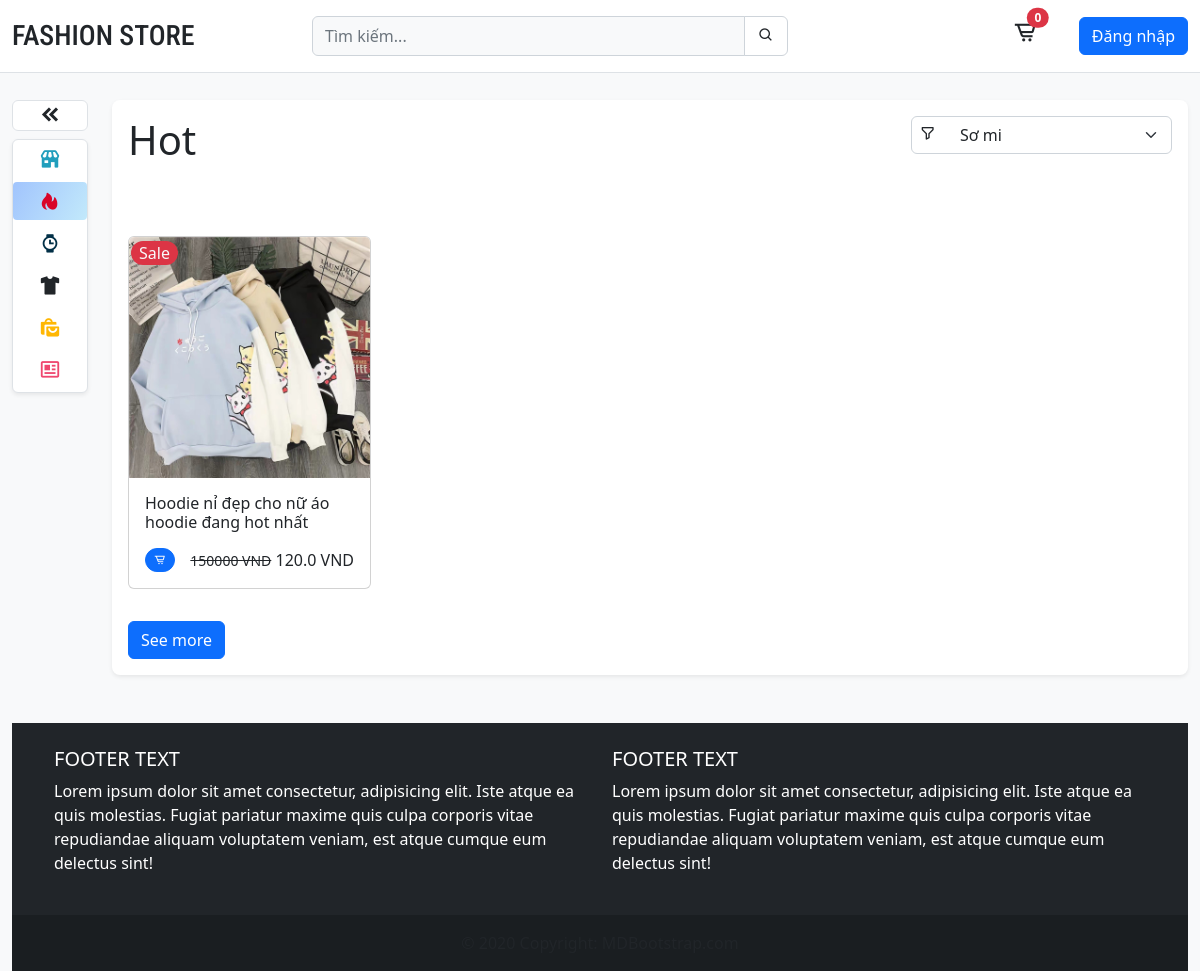
The page /?category=hot on the database its author committed.
### product/models.py (models this page shows, shortened)
class Category(models.Model):
    name = models.CharField(max_length=255)
    slug = models.SlugField()
    icon = models.CharField(max_length=255, default=False)
    class Meta:
        ordering = ('name',)

class Product(models.Model):
    category = models.ForeignKey(
        Category, related_name='products', on_delete=models.CASCADE)
    image = models.ImageField(upload_to='static/assets')
    name = models.CharField(max_length=255)
    slug = models.SlugField()
    price = models.IntegerField()
    old_price = models.IntegerField()
    sale = models.BooleanField(default=False)
    created_at = models.DateTimeField(auto_now_add=True)
    sold = models.IntegerField(default=False)
    classify = models.ForeignKey(
        Classify, related_name='classify', null=True, on_delete=models.CASCADE)
    desc = models.TextField(blank=True, null=True)
    class Meta:
        ordering = ('-created_at',)
    def get_display_price(self):
        return self.price / 1000

### core/views.py (the view)
# urls.py: path('', views.index),
def index(request):
    products = Product.objects.all()[0:8]
    categories = Category.objects.all()
    classifies = Classify.objects.all()
    active_category = request.GET.get('category', '')
    if active_category:
        products = Product.objects.filter(category__slug=active_category)
    query = request.GET.get('query', '')
    if query:
        products = Product.objects.filter(
            Q(name__icontains=query))
    type = request.GET.get('type', '')
    if type:
        products = Product.objects.filter(classify=type)
    page = request.GET.get('page', '')
    if page:
        products = Product.objects.all()[0:8+int(page)]
    context = {
        'products': products,
        'categories': categories,
        'classifies': classifies,
        'active_category': active_category
    }
    return render(request, 'core/home.html', context)

### cart/cart.py (called while the page is built)
    def __len__(self):
        return sum(item['quantity'] for item in self.cart.values())

### cart/context_processors.py (called while the page is built)
def cart(request):
    return {'cart': Cart(request)}

### core/templates/core/home.html (shortened to what this page needs)
{% extends 'core/base.html' %} {% block title %}Fation Store{% endblock %} {% load static %} {% block content %}
<section class="content" style="margin-top: 100px;">
    <div class="row mt-4 position-relative">
        <div class="col col-md-1 col-lg-1 d-none d-sm-block position-fixed" style="top: 100px; z-index: 0">
            <button class="navbar-toggler text-center bg-white w-100 rounded-2 mb-2 border border-1" id="collapse-btn">
                <i class="bx bxs-chevrons-left h4 m-0"></i>
            </button>
            <ul class="nav flex-column bg-white h-100 rounded-2 shadow-sm border border-1" id="navbar" >
                <li class="nav-item mb-1">
                    <a
                        class="nav-link text-dark menu-title justify-content-center {% if not active_category %} active {% endif %}"
                        aria-current="page"
                        href="/"
                    >
                        <i class="bx bxs-store icon"></i>
                    </a>
                </li>
                {% for category in categories %}
                <li class="nav-item mb-1">
                    <a
                        class="nav-link text-dark menu-title justify-content-center {% if category.slug == active_category %} active {% endif %}"
                        href="/?category={{ category.slug }}"
                    >
                        <i class="bx {{category.icon}} icon"></i>
                    </a>
                </li>
                {% endfor %}
            </ul>
        </div>
        <div class="col-12 col-sm-11 col-lg-11 content end-0 offset-md-1">
            <div class="products p-3 rounded-3 shadow-sm bg-white">
                <div class="position-relative float-end w-25">
                    <label for="classify" class="position-absolute top-50 start-0 translate-middle-y h6 me-2 mb-0 border-1 rounded-2 ps-2"><i class='bx bx-filter-alt'></i></label>
                    <select id="classify" class="form-select w-100 ps-5" onchange="getClassifies()">
                        {% for classify in classifies %}
                            <option value="{{classify.id}}" name="classify">{{classify.type}}</option>
                        {% endfor %}
                    </select>
                </div>
                {% for category in categories %}
                    {% if category.slug == active_category %}
                        <h1 class="content-title h1">{{category.name}}</h1>
                    {% endif %}
                {% endfor %}
                <div class="row mt-5 pt-4">
                    {% for product in products %}
                        {% include 'product/product_list_item.html' %}
                    {% endfor %}
                </div>
                <form method="get" action=".">
                    <a  href="/?page=5" class="btn btn-primary mt-2"  id="see-more">See more</a>
                </form>
            </div>
        </div>
    </div>
</section>
{% endblock %}

### product/templates/product/product_list_item.html
<div class="col col-12 col-md-6 col-lg-3 position-relative mb-4 prod-item">
    {% if product.sale%}
    <div class="position-absolute sale px-2 bg-danger text-light rounded-pill" style="top: 5px; left: 15px; z-index: 1">
        Sale
    </div>
    {% endif %}
    <div class="card">
        <a href="{% url 'product' product.id %}">
            <img src="{{product.image}}" class="card-img-top" alt="..." />
        </a>
        <div class="card-body">
            <h6 class="card-title mb-3">{{product.name}}</h6>
            <div class="clearfix">
                {% if user.username %}
                    <a
                        class="btn btn-warning link-light float-start badge rounded-pill"
                        hx-get="{% url 'add_to_cart' product.id %}"
                        hx-target="#menu-cart-button"
                        hx-swap="outerHTML"
                    >
                        <i class='bx bx-plus'></i>
                    </a>
                {% else %}
                    <a
                        class="btn btn-primary link-light float-start badge rounded-pill"
                        href="{% url 'login' %}"
                        hx-target="#menu-cart-button"
                        hx-swap="outerHTML"
                    >
                        <i class="bx bx-cart-alt"></i>
                    </a>
                {% endif %}
                <div class="float-end">
                    {% if product.old_price > 0%}
                    <small class="price-hp text-decoration-line-through">{{product.old_price}} VND</small>
                    {% endif %}
                    <span class="price-hp h6">{{product.get_display_price}} VND</span>
                </div>
            </div>
        </div>
    </div>
</div>

### static/css/styles.css (style rules this page uses)
* { margin: 0; padding: 0; list-style-type: none; }
a { text-decoration: none; color: #212529; }
.nav .nav-item { position: relative; transition: all 0.3s linear; overflow: hidden; }
.nav .nav-item::after { content: ''; position: absolute; top: 0; left: -25px; bottom: 0; width: 30px; height: 100%; background-color: transparent; transform: skew(-40deg); opacity: 0.4; transition: left 0.8s ease; }
.nav .nav-item:nth-child(1) .nav-link i { color: #219ebc; }
.nav .nav-item:nth-child(2) .nav-link i { color: #d90429; }
.nav .nav-item:nth-child(3) .nav-link i { color: #023047; }
.nav .nav-item:nth-child(5) .nav-link i { color: #ffb703; }
.nav .nav-item:nth-child(6) .nav-link i { color: #ef476f; }
.menu-title { font-size: 18px; display: flex; align-items: center; }
.menu-title .icon { width: 22px; height: 22px; font-size: 22px; }
.card-title { display: -webkit-box; -webkit-line-clamp: 2; -webkit-box-orient: vertical; overflow: hidden; text-overflow: ellipsis; }
.nav-link.text-dark.menu-title.active { background-image: linear-gradient(120deg, #a1c4fd 0%, #c2e9fb 100%); border-radius: 4px; }
.products .sale { top: 0; left: 0; }
.products .prod-item { transition: all 0.3s linear; }
.card-body { min-height: 110.38px; }
.nav-link { font-size: 22px; }

### rows shown on the page
Category: name "Hot"
Product: sale "Sale", image (picture), name "Hoodie nỉ đẹp cho nữ áo hoodie đang hot nhất", old_price "150000", get_display_price "120.0"

### other values the page prints
{{ cart|length }} "0"
form field value "Sơ mi"
